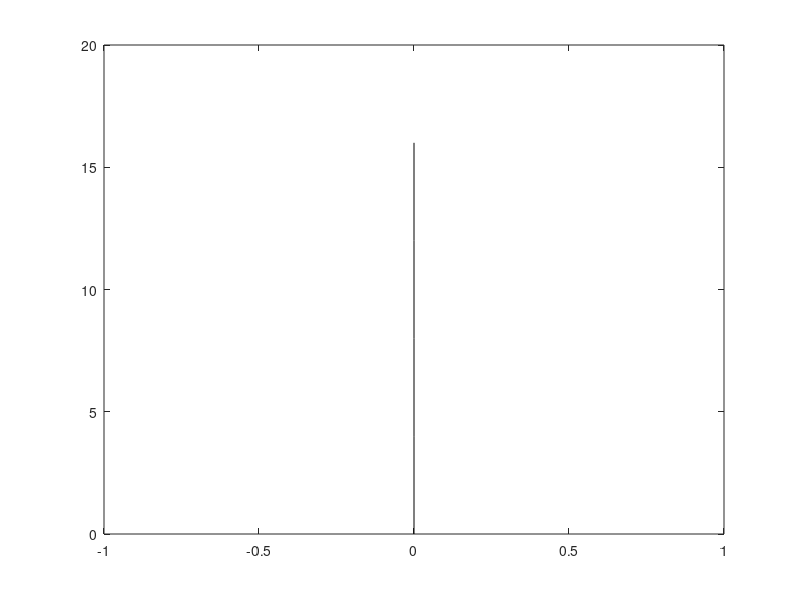

The MATLAB script that drew this image: (Note: this script raises an error after producing the figure.)
%Title: Response of a four floors frame to the Tolmezzo earthquake using
%linear interpolation 
%Content: MDOF analysis and linear interpolation of results
%This code is developed based on the inputs of the Tolmezzo earthquake 
%ground acceleration from Pr. Pierino Lestuzzi lecture CIVIL420 
%This code uses the simplification that the response of a MDOF can be
%appoximated by taking into account only the first mode of vibration of the
%system
%Author: Flora Mosca
%Created: 9/01/2021
%Last update: 24/10/2021
clc
clear
close all

%% frame

%data
h=4;

M1=20e3;
M2=16e3;
M3=24e3;
M4=20e3;

I1=136.7e-6;
I2=77.6e-6;

E=210e9;

dumping=5/100;

load Tolm.txt
Tolm=Tolm';

%mass matrix
M=[M1 0 0 0;0 M2 0 0;0 0 M3 0;0 0 0 M4];

%height matrix
H=[h;2*h;3*h;4*h];

%stiffness matrix
k1=3*E*I1/h^3;
k2=12*E*I2/h^3;

k=k1+k2; %floor stiffness
K=[2 -1 0 0;-1 2 -1 0; 0 -1 2 -1;0 0 -1 1]*k;

%natural frequences
[V,W2]=eig(K,M);
w=sqrt(diag(W2));
phimax=(max(abs(V))'*diag(eye(4))')';
phi=V./phimax;
A=phi;
f=w/2/pi;

%****************************************************************
%plotting the modes' shapes
%****************************************************************

figure()
height=[0;H];
shape=[0;0;0;0;0];
firstModeShape=[0;-A(:,1)];
secondModeShape=[0;-A(:,2)];
thirdModeShape=[0;-A(:,3)];
fourthModeShape=[0;-A(:,4)];
p=plot(shape,height,'k','DisplayName','Undeformed shape');
p.LineWidth = 1.5;
hold on
plot(firstModeShape,height,'DisplayName','First mode')
plot(secondModeShape,height,'DisplayName','Second mode')
plot(thirdModeShape,height,'DisplayName','Third mode')
plot(fourthModeShape,height,'DisplayName','Fourth mode')

ylabel('h [m]')
xlabel('d [-]')
legend('Location','southeast')
title('Normalised modes shape')

%****************************************************************
%performing the modal analysis
%****************************************************************

%modal matrices
Mstar=A'*M*A;
Kstar=A'*K*A;

%participation factors vector
r=A*diag(eye(4));

%participation factors
rsm=r./diag(Mstar);

%effective modal mass
Mmod=rsm.^2.*diag(Mstar);


%Accelerogram in Seism
%
Seism=Tolm.*rsm(1);
%time interval: dt
dt=1/100;
%
%nb of points: nb
nb=length(Seism);
t=0:dt:(nb-1)*dt;

%FIRST MODE
%Linear interpolation
%****************************************************************
%Computing of coefficients A,B,C,D,Ap,Bp,Cp,Dp
%****************************************************************
%
w1=w(1);
%preliminairy calculations
e=exp(-dumping*w1*dt);
wd=w1*sqrt(1-dumping^2);
wdt=wd*dt;
Rz=sqrt(1-dumping^2);
%
a=e*(dumping/Rz*sin(wdt)+cos(wdt));
B=e/wd*sin(wdt);
C=-1/w1^2*(2*dumping/w1/dt+e*(((1-2*dumping^2)/wdt-dumping/Rz)*sin(wdt)-(1+2*dumping/w1/dt)*cos(wdt)));
D=-1/w1^2*(1-2*dumping/(w1*dt)+e*((2*dumping^2-1)/wdt*sin(wdt)+2*dumping/w1/dt*cos(wdt)));
Ap=-e*(w1/Rz*sin(wdt));
Bp=e*(cos(wdt)-dumping/Rz*sin(wdt));
Cp=-1/w1^2*(-1/dt+e*((w1/Rz+dumping/dt/Rz)*sin(wdt)+1/dt*cos(wdt)));
Dp=-1/w1^2/dt*(1-e*(dumping/Rz*sin(wdt)+cos(wdt)));
%
%****************************************************************
%Computing of displacements and velocities
%****************************************************************
%
u(1)=0;
v(1)=0;
%
for I=1:nb-1
	u(I+1)=a*u(I)+B*v(I)+C*Seism(I)+D*Seism(I+1);
	v(I+1)=Ap*u(I)+Bp*v(I)+Cp*Seism(I)+Dp*Seism(I+1);
end
%
z1=u;
z2=z1*A(2,1)/A(1,1);
z3=z1*A(3,1)/A(1,1);
z4=z1*A(4,1)/A(1,1);
z=[z1;z2;z3;z4];
x=A*z;

%****************************************************************
%plotting the response
%****************************************************************

figure()
plot(t,z1,'DisplayName','First floor displacement')
grid on
legend('Location','southeast')
ylabel('z [mm]')
xlabel('t [s]')
title('First mode modal displacement of first floor')


figure()
plot(t,x(1,:),'DisplayName','First floor displacement')
hold on 
plot(t,x(2,:),'DisplayName','Second floor displacement')
plot(t,x(3,:),'DisplayName','Third floor displacement')
plot(t,x(4,:),'DisplayName','Fourth floor displacement')
ylabel('x [mm]')
xlabel('t [s]')
legend('Location','southeast')
title('Displacement of the frame due to Tolmezzo earthquake')
grid on

